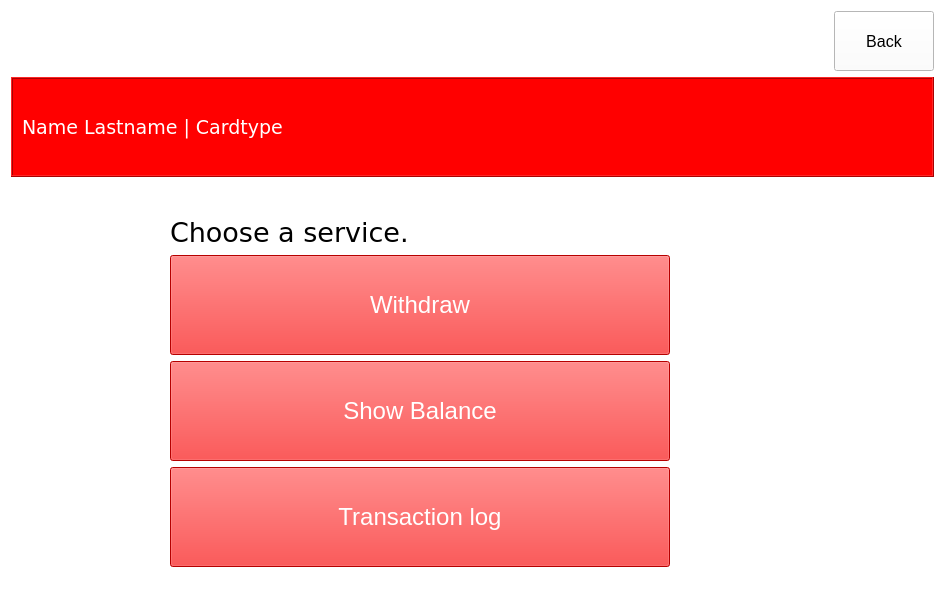
<?xml version="1.0" encoding="UTF-8"?>
<ui version="4.0">
 <class>AccountMenu</class>
 <widget class="QWidget" name="AccountMenu">
  <property name="geometry">
   <rect>
    <x>0</x>
    <y>0</y>
    <width>945</width>
    <height>610</height>
   </rect>
  </property>
  <property name="windowTitle">
   <string>ATM</string>
  </property>
  <property name="styleSheet">
   <string notr="true">background-color:white;</string>
  </property>
  <layout class="QGridLayout" name="gridLayout">
   <item row="1" column="0" colspan="4">
    <widget class="QFrame" name="frame">
     <property name="sizePolicy">
      <sizepolicy hsizetype="Minimum" vsizetype="Minimum">
       <horstretch>0</horstretch>
       <verstretch>0</verstretch>
      </sizepolicy>
     </property>
     <property name="minimumSize">
      <size>
       <width>400</width>
       <height>100</height>
      </size>
     </property>
     <property name="maximumSize">
      <size>
       <width>16777215</width>
       <height>100</height>
      </size>
     </property>
     <property name="palette">
      <palette>
       <active>
        <colorrole role="WindowText">
         <brush brushstyle="SolidPattern">
          <color alpha="255">
           <red>0</red>
           <green>0</green>
           <blue>0</blue>
          </color>
         </brush>
        </colorrole>
        <colorrole role="Button">
         <brush brushstyle="SolidPattern">
          <color alpha="255">
           <red>255</red>
           <green>0</green>
           <blue>0</blue>
          </color>
         </brush>
        </colorrole>
        <colorrole role="Light">
         <brush brushstyle="SolidPattern">
          <color alpha="255">
           <red>255</red>
           <green>166</green>
           <blue>168</blue>
          </color>
         </brush>
        </colorrole>
        <colorrole role="Midlight">
         <brush brushstyle="SolidPattern">
          <color alpha="255">
           <red>246</red>
           <green>113</green>
           <blue>115</blue>
          </color>
         </brush>
        </colorrole>
        <colorrole role="Dark">
         <brush brushstyle="SolidPattern">
          <color alpha="255">
           <red>119</red>
           <green>30</green>
           <blue>31</blue>
          </color>
         </brush>
        </colorrole>
        <colorrole role="Mid">
         <brush brushstyle="SolidPattern">
          <color alpha="255">
           <red>159</red>
           <green>40</green>
           <blue>42</blue>
          </color>
         </brush>
        </colorrole>
        <colorrole role="Text">
         <brush brushstyle="SolidPattern">
          <color alpha="255">
           <red>0</red>
           <green>0</green>
           <blue>0</blue>
          </color>
         </brush>
        </colorrole>
        <colorrole role="BrightText">
         <brush brushstyle="SolidPattern">
          <color alpha="255">
           <red>255</red>
           <green>255</green>
           <blue>255</blue>
          </color>
         </brush>
        </colorrole>
        <colorrole role="ButtonText">
         <brush brushstyle="SolidPattern">
          <color alpha="255">
           <red>0</red>
           <green>0</green>
           <blue>0</blue>
          </color>
         </brush>
        </colorrole>
        <colorrole role="Base">
         <brush brushstyle="SolidPattern">
          <color alpha="255">
           <red>255</red>
           <green>0</green>
           <blue>0</blue>
          </color>
         </brush>
        </colorrole>
        <colorrole role="Window">
         <brush brushstyle="SolidPattern">
          <color alpha="255">
           <red>255</red>
           <green>0</green>
           <blue>0</blue>
          </color>
         </brush>
        </colorrole>
        <colorrole role="Shadow">
         <brush brushstyle="SolidPattern">
          <color alpha="255">
           <red>0</red>
           <green>0</green>
           <blue>0</blue>
          </color>
         </brush>
        </colorrole>
        <colorrole role="AlternateBase">
         <brush brushstyle="SolidPattern">
          <color alpha="255">
           <red>246</red>
           <green>157</green>
           <blue>159</blue>
          </color>
         </brush>
        </colorrole>
        <colorrole role="ToolTipBase">
         <brush brushstyle="SolidPattern">
          <color alpha="255">
           <red>255</red>
           <green>255</green>
           <blue>220</blue>
          </color>
         </brush>
        </colorrole>
        <colorrole role="ToolTipText">
         <brush brushstyle="SolidPattern">
          <color alpha="255">
           <red>0</red>
           <green>0</green>
           <blue>0</blue>
          </color>
         </brush>
        </colorrole>
        <colorrole role="PlaceholderText">
         <brush brushstyle="NoBrush">
          <color alpha="128">
           <red>0</red>
           <green>0</green>
           <blue>0</blue>
          </color>
         </brush>
        </colorrole>
       </active>
       <inactive>
        <colorrole role="WindowText">
         <brush brushstyle="SolidPattern">
          <color alpha="255">
           <red>0</red>
           <green>0</green>
           <blue>0</blue>
          </color>
         </brush>
        </colorrole>
        <colorrole role="Button">
         <brush brushstyle="SolidPattern">
          <color alpha="255">
           <red>255</red>
           <green>0</green>
           <blue>0</blue>
          </color>
         </brush>
        </colorrole>
        <colorrole role="Light">
         <brush brushstyle="SolidPattern">
          <color alpha="255">
           <red>255</red>
           <green>166</green>
           <blue>168</blue>
          </color>
         </brush>
        </colorrole>
        <colorrole role="Midlight">
         <brush brushstyle="SolidPattern">
          <color alpha="255">
           <red>246</red>
           <green>113</green>
           <blue>115</blue>
          </color>
         </brush>
        </colorrole>
        <colorrole role="Dark">
         <brush brushstyle="SolidPattern">
          <color alpha="255">
           <red>119</red>
           <green>30</green>
           <blue>31</blue>
          </color>
         </brush>
        </colorrole>
        <colorrole role="Mid">
         <brush brushstyle="SolidPattern">
          <color alpha="255">
           <red>159</red>
           <green>40</green>
           <blue>42</blue>
          </color>
         </brush>
        </colorrole>
        <colorrole role="Text">
         <brush brushstyle="SolidPattern">
          <color alpha="255">
           <red>0</red>
           <green>0</green>
           <blue>0</blue>
          </color>
         </brush>
        </colorrole>
        <colorrole role="BrightText">
         <brush brushstyle="SolidPattern">
          <color alpha="255">
           <red>255</red>
           <green>255</green>
           <blue>255</blue>
          </color>
         </brush>
        </colorrole>
        <colorrole role="ButtonText">
         <brush brushstyle="SolidPattern">
          <color alpha="255">
           <red>0</red>
           <green>0</green>
           <blue>0</blue>
          </color>
         </brush>
        </colorrole>
        <colorrole role="Base">
         <brush brushstyle="SolidPattern">
          <color alpha="255">
           <red>255</red>
           <green>0</green>
           <blue>0</blue>
          </color>
         </brush>
        </colorrole>
        <colorrole role="Window">
         <brush brushstyle="SolidPattern">
          <color alpha="255">
           <red>255</red>
           <green>0</green>
           <blue>0</blue>
          </color>
         </brush>
        </colorrole>
        <colorrole role="Shadow">
         <brush brushstyle="SolidPattern">
          <color alpha="255">
           <red>0</red>
           <green>0</green>
           <blue>0</blue>
          </color>
         </brush>
        </colorrole>
        <colorrole role="AlternateBase">
         <brush brushstyle="SolidPattern">
          <color alpha="255">
           <red>246</red>
           <green>157</green>
           <blue>159</blue>
          </color>
         </brush>
        </colorrole>
        <colorrole role="ToolTipBase">
         <brush brushstyle="SolidPattern">
          <color alpha="255">
           <red>255</red>
           <green>255</green>
           <blue>220</blue>
          </color>
         </brush>
        </colorrole>
        <colorrole role="ToolTipText">
         <brush brushstyle="SolidPattern">
          <color alpha="255">
           <red>0</red>
           <green>0</green>
           <blue>0</blue>
          </color>
         </brush>
        </colorrole>
        <colorrole role="PlaceholderText">
         <brush brushstyle="NoBrush">
          <color alpha="128">
           <red>0</red>
           <green>0</green>
           <blue>0</blue>
          </color>
         </brush>
        </colorrole>
       </inactive>
       <disabled>
        <colorrole role="WindowText">
         <brush brushstyle="SolidPattern">
          <color alpha="255">
           <red>119</red>
           <green>30</green>
           <blue>31</blue>
          </color>
         </brush>
        </colorrole>
        <colorrole role="Button">
         <brush brushstyle="SolidPattern">
          <color alpha="255">
           <red>255</red>
           <green>0</green>
           <blue>0</blue>
          </color>
         </brush>
        </colorrole>
        <colorrole role="Light">
         <brush brushstyle="SolidPattern">
          <color alpha="255">
           <red>255</red>
           <green>166</green>
           <blue>168</blue>
          </color>
         </brush>
        </colorrole>
        <colorrole role="Midlight">
         <brush brushstyle="SolidPattern">
          <color alpha="255">
           <red>246</red>
           <green>113</green>
           <blue>115</blue>
          </color>
         </brush>
        </colorrole>
        <colorrole role="Dark">
         <brush brushstyle="SolidPattern">
          <color alpha="255">
           <red>119</red>
           <green>30</green>
           <blue>31</blue>
          </color>
         </brush>
        </colorrole>
        <colorrole role="Mid">
         <brush brushstyle="SolidPattern">
          <color alpha="255">
           <red>159</red>
           <green>40</green>
           <blue>42</blue>
          </color>
         </brush>
        </colorrole>
        <colorrole role="Text">
         <brush brushstyle="SolidPattern">
          <color alpha="255">
           <red>119</red>
           <green>30</green>
           <blue>31</blue>
          </color>
         </brush>
        </colorrole>
        <colorrole role="BrightText">
         <brush brushstyle="SolidPattern">
          <color alpha="255">
           <red>255</red>
           <green>255</green>
           <blue>255</blue>
          </color>
         </brush>
        </colorrole>
        <colorrole role="ButtonText">
         <brush brushstyle="SolidPattern">
          <color alpha="255">
           <red>119</red>
           <green>30</green>
           <blue>31</blue>
          </color>
         </brush>
        </colorrole>
        <colorrole role="Base">
         <brush brushstyle="SolidPattern">
          <color alpha="255">
           <red>255</red>
           <green>0</green>
           <blue>0</blue>
          </color>
         </brush>
        </colorrole>
        <colorrole role="Window">
         <brush brushstyle="SolidPattern">
          <color alpha="255">
           <red>255</red>
           <green>0</green>
           <blue>0</blue>
          </color>
         </brush>
        </colorrole>
        <colorrole role="Shadow">
         <brush brushstyle="SolidPattern">
          <color alpha="255">
           <red>0</red>
           <green>0</green>
           <blue>0</blue>
          </color>
         </brush>
        </colorrole>
        <colorrole role="AlternateBase">
         <brush brushstyle="SolidPattern">
          <color alpha="255">
           <red>238</red>
           <green>60</green>
           <blue>63</blue>
          </color>
         </brush>
        </colorrole>
        <colorrole role="ToolTipBase">
         <brush brushstyle="SolidPattern">
          <color alpha="255">
           <red>255</red>
           <green>255</green>
           <blue>220</blue>
          </color>
         </brush>
        </colorrole>
        <colorrole role="ToolTipText">
         <brush brushstyle="SolidPattern">
          <color alpha="255">
           <red>0</red>
           <green>0</green>
           <blue>0</blue>
          </color>
         </brush>
        </colorrole>
        <colorrole role="PlaceholderText">
         <brush brushstyle="NoBrush">
          <color alpha="128">
           <red>0</red>
           <green>0</green>
           <blue>0</blue>
          </color>
         </brush>
        </colorrole>
       </disabled>
      </palette>
     </property>
     <property name="autoFillBackground">
      <bool>false</bool>
     </property>
     <property name="styleSheet">
      <string notr="true">background-color:red;</string>
     </property>
     <property name="frameShape">
      <enum>QFrame::Box</enum>
     </property>
     <property name="frameShadow">
      <enum>QFrame::Raised</enum>
     </property>
     <layout class="QGridLayout" name="gridLayout_2">
      <item row="0" column="0">
       <widget class="QLabel" name="nameLbl">
        <property name="font">
         <font>
          <family>Verdana</family>
          <pointsize>14</pointsize>
         </font>
        </property>
        <property name="styleSheet">
         <string notr="true">QLabel { color : white; }</string>
        </property>
        <property name="text">
         <string>Name Lastname | Cardtype</string>
        </property>
        <property name="textFormat">
         <enum>Qt::AutoText</enum>
        </property>
       </widget>
      </item>
     </layout>
    </widget>
   </item>
   <item row="5" column="1">
    <widget class="QPushButton" name="withdrawBtn">
     <property name="sizePolicy">
      <sizepolicy hsizetype="Minimum" vsizetype="Minimum">
       <horstretch>0</horstretch>
       <verstretch>0</verstretch>
      </sizepolicy>
     </property>
     <property name="minimumSize">
      <size>
       <width>500</width>
       <height>100</height>
      </size>
     </property>
     <property name="maximumSize">
      <size>
       <width>500</width>
       <height>100</height>
      </size>
     </property>
     <property name="font">
      <font>
       <pointsize>18</pointsize>
      </font>
     </property>
     <property name="styleSheet">
      <string notr="true">color: rgb(255, 255, 255);
background-color: red;</string>
     </property>
     <property name="text">
      <string>Withdraw</string>
     </property>
    </widget>
   </item>
   <item row="6" column="1">
    <widget class="QPushButton" name="balanceBtn">
     <property name="sizePolicy">
      <sizepolicy hsizetype="Minimum" vsizetype="Minimum">
       <horstretch>0</horstretch>
       <verstretch>0</verstretch>
      </sizepolicy>
     </property>
     <property name="minimumSize">
      <size>
       <width>500</width>
       <height>100</height>
      </size>
     </property>
     <property name="maximumSize">
      <size>
       <width>500</width>
       <height>100</height>
      </size>
     </property>
     <property name="font">
      <font>
       <pointsize>18</pointsize>
      </font>
     </property>
     <property name="styleSheet">
      <string notr="true">color: rgb(255, 255, 255);
background-color: red;</string>
     </property>
     <property name="text">
      <string>Show Balance</string>
     </property>
    </widget>
   </item>
   <item row="3" column="0" alignment="Qt::AlignHCenter">
    <widget class="QLabel" name="label">
     <property name="text">
      <string/>
     </property>
    </widget>
   </item>
   <item row="0" column="0">
    <widget class="QLabel" name="imgLbl">
     <property name="frameShape">
      <enum>QFrame::NoFrame</enum>
     </property>
     <property name="frameShadow">
      <enum>QFrame::Plain</enum>
     </property>
     <property name="text">
      <string/>
     </property>
     <property name="pixmap">
      <pixmap>ATM_Logo.bmp</pixmap>
     </property>
    </widget>
   </item>
   <item row="3" column="1">
    <widget class="QLabel" name="chooseLbl">
     <property name="palette">
      <palette>
       <active>
        <colorrole role="Button">
         <brush brushstyle="SolidPattern">
          <color alpha="255">
           <red>255</red>
           <green>255</green>
           <blue>255</blue>
          </color>
         </brush>
        </colorrole>
        <colorrole role="Base">
         <brush brushstyle="SolidPattern">
          <color alpha="255">
           <red>255</red>
           <green>255</green>
           <blue>255</blue>
          </color>
         </brush>
        </colorrole>
        <colorrole role="Window">
         <brush brushstyle="SolidPattern">
          <color alpha="255">
           <red>255</red>
           <green>255</green>
           <blue>255</blue>
          </color>
         </brush>
        </colorrole>
       </active>
       <inactive>
        <colorrole role="Button">
         <brush brushstyle="SolidPattern">
          <color alpha="255">
           <red>255</red>
           <green>255</green>
           <blue>255</blue>
          </color>
         </brush>
        </colorrole>
        <colorrole role="Base">
         <brush brushstyle="SolidPattern">
          <color alpha="255">
           <red>255</red>
           <green>255</green>
           <blue>255</blue>
          </color>
         </brush>
        </colorrole>
        <colorrole role="Window">
         <brush brushstyle="SolidPattern">
          <color alpha="255">
           <red>255</red>
           <green>255</green>
           <blue>255</blue>
          </color>
         </brush>
        </colorrole>
       </inactive>
       <disabled>
        <colorrole role="Button">
         <brush brushstyle="SolidPattern">
          <color alpha="255">
           <red>255</red>
           <green>255</green>
           <blue>255</blue>
          </color>
         </brush>
        </colorrole>
        <colorrole role="Base">
         <brush brushstyle="SolidPattern">
          <color alpha="255">
           <red>255</red>
           <green>255</green>
           <blue>255</blue>
          </color>
         </brush>
        </colorrole>
        <colorrole role="Window">
         <brush brushstyle="SolidPattern">
          <color alpha="255">
           <red>255</red>
           <green>255</green>
           <blue>255</blue>
          </color>
         </brush>
        </colorrole>
       </disabled>
      </palette>
     </property>
     <property name="font">
      <font>
       <family>Verdana</family>
       <pointsize>20</pointsize>
      </font>
     </property>
     <property name="styleSheet">
      <string notr="true"/>
     </property>
     <property name="text">
      <string>Choose a service.</string>
     </property>
    </widget>
   </item>
   <item row="7" column="1">
    <widget class="QPushButton" name="transactiondBtn">
     <property name="sizePolicy">
      <sizepolicy hsizetype="Minimum" vsizetype="Minimum">
       <horstretch>0</horstretch>
       <verstretch>0</verstretch>
      </sizepolicy>
     </property>
     <property name="minimumSize">
      <size>
       <width>500</width>
       <height>100</height>
      </size>
     </property>
     <property name="maximumSize">
      <size>
       <width>500</width>
       <height>100</height>
      </size>
     </property>
     <property name="font">
      <font>
       <pointsize>18</pointsize>
      </font>
     </property>
     <property name="styleSheet">
      <string notr="true">color: rgb(255, 255, 255);
background-color: red;</string>
     </property>
     <property name="text">
      <string>Transaction log</string>
     </property>
    </widget>
   </item>
   <item row="12" column="0" alignment="Qt::AlignHCenter">
    <widget class="QLabel" name="label_2">
     <property name="text">
      <string/>
     </property>
    </widget>
   </item>
   <item row="0" column="3">
    <widget class="QPushButton" name="pushButton">
     <property name="sizePolicy">
      <sizepolicy hsizetype="Minimum" vsizetype="Minimum">
       <horstretch>0</horstretch>
       <verstretch>0</verstretch>
      </sizepolicy>
     </property>
     <property name="minimumSize">
      <size>
       <width>100</width>
       <height>60</height>
      </size>
     </property>
     <property name="maximumSize">
      <size>
       <width>100</width>
       <height>60</height>
      </size>
     </property>
     <property name="font">
      <font>
       <pointsize>12</pointsize>
      </font>
     </property>
     <property name="text">
      <string>Back</string>
     </property>
    </widget>
   </item>
   <item row="2" column="1">
    <widget class="QLabel" name="label_3">
     <property name="text">
      <string/>
     </property>
    </widget>
   </item>
  </layout>
  <zorder>pushButton</zorder>
  <zorder>label</zorder>
  <zorder>imgLbl</zorder>
  <zorder>label_2</zorder>
  <zorder>frame</zorder>
  <zorder>withdrawBtn</zorder>
  <zorder>balanceBtn</zorder>
  <zorder>transactiondBtn</zorder>
  <zorder>chooseLbl</zorder>
  <zorder>label_3</zorder>
 </widget>
 <resources/>
 <connections/>
</ui>
